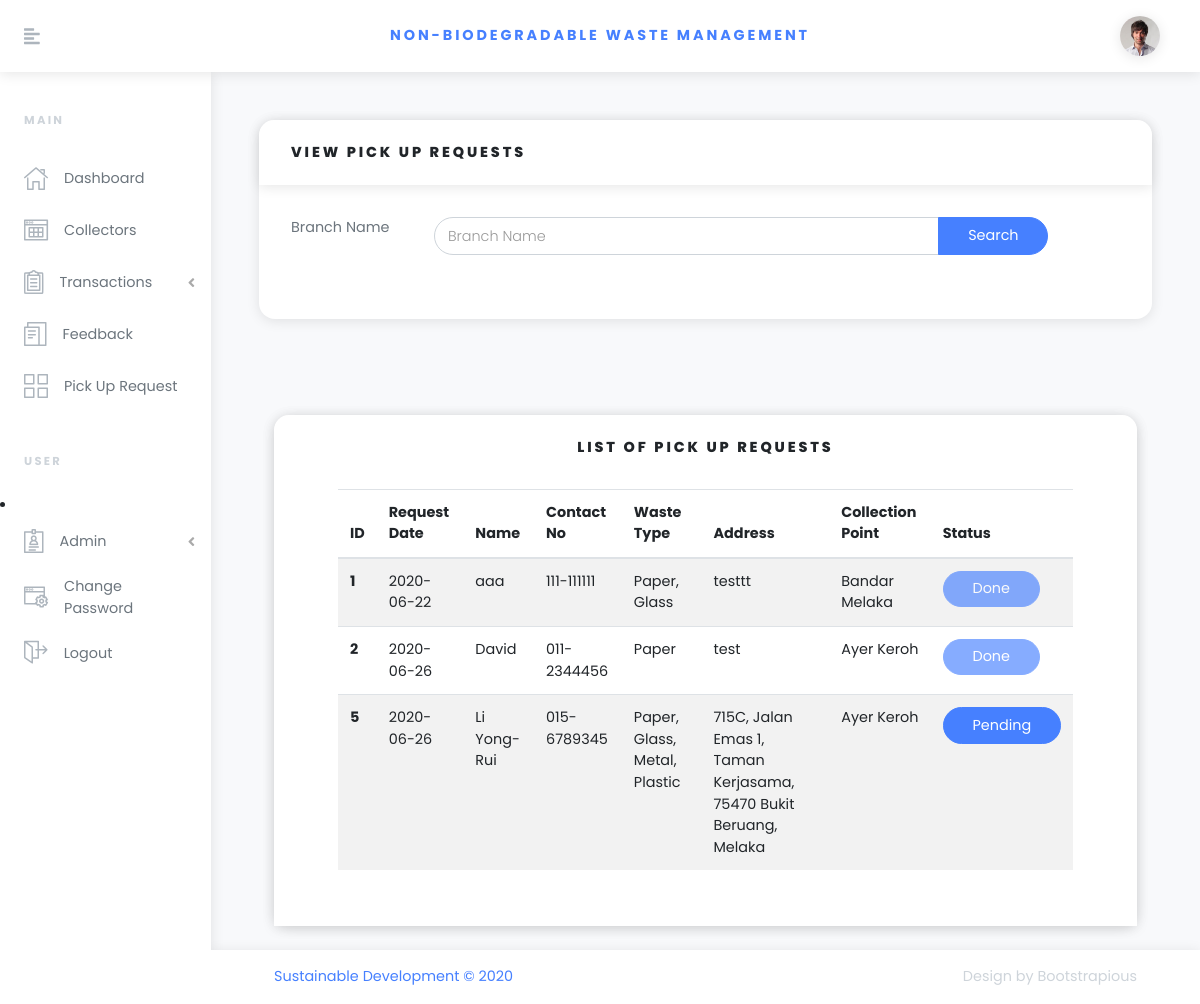
The page /viewrequest.php (signed in) on the database its author committed.
### tables this page shows
CREATE TABLE `pick_up_request` (
  `id` int(20) NOT NULL AUTO_INCREMENT,
  `name` varchar(30) DEFAULT NULL,
  `contact_no` varchar(20) DEFAULT NULL,
  `waste_type` varchar(255) DEFAULT NULL,
  `request_date` date DEFAULT '0000-00-00',
  `address` varchar(500) DEFAULT NULL,
  `cp_id` int(100) DEFAULT NULL,
  `status` varchar(255) DEFAULT 'Pending',
  `staff_id` int(11) DEFAULT NULL,
  `pickup_date` datetime DEFAULT '0000-00-00 00:00:00',
  PRIMARY KEY (`id`)
);

CREATE TABLE `collection_point` (
  `id` int(20) NOT NULL AUTO_INCREMENT,
  `name` varchar(200) NOT NULL,
  `phone_no` varchar(20) DEFAULT NULL,
  `fax_no` varchar(20) DEFAULT NULL,
  `social_media_tag` char(100) DEFAULT NULL,
  `address` varchar(300) DEFAULT NULL,
  `state` varchar(50) DEFAULT NULL,
  PRIMARY KEY (`id`)
);

### model/connection.php (called while the page is built, shortened)
<?php
class Connection
{
  private $mysqli = null;
  public function connect()
  {
    $this->mysqli = new mysqli(self::DB_HOST, self::DB_USER, self::DB_PASSWORD, self::DB_NAME);
    if ($this->mysqli->connect_errno)
    {
      echo $this->mysqli->connect_errno;
      echo $this->mysqli->connect_error;
      return false;
    }
    else
    {
      return true;
    }
  }
  public function query($str)
  {
    if ($result = $this->mysqli->query($str))
    {
      return $result->fetch_all(MYSQLI_ASSOC);
    }
    else
    {
      echo $this->mysqli->connect_errno;
      echo $this->mysqli->error;
      return array();
    }
  }
}
?>

### model/model.php (called while the page is built, shortened)
<?php
require_once 'connection.php';
class Model
{
  private static function generate_array($result)
  {
    $array = array();
    foreach ($result as $entry)
    {
      $var = new $class();
      $var->set_data($entry);
      array_push($array, $var);
    }
    return $array;
  }
  public static function all()
  {
    $result = $GLOBALS['connection']->query("SELECT * FROM ".static::TABLE_NAME);
    return static::generate_array($result);
  }
  public static function find($cond = '*')
  {
    $query = "SELECT * FROM ".static::TABLE_NAME." WHERE ".$cond." LIMIT 1 OFFSET 0";
    $result = $GLOBALS['connection']->query($query);
    if (count($result) == 0)
    {
      return null;
    }
    else
    {
      $array = static::generate_array($result);
      return $array[0];
    };
  }
  public static function get($id)
  {
    $query = "SELECT * FROM ".static::TABLE_NAME." WHERE id = ".$id;
    $result = $GLOBALS['connection']->query($query);
    if (count($result) > 0)
    {
      $var = new $class();
      $var->set_data($result[0]);
      return $var;
    }
    else
    {
      return null;
    }
  }
}
?>

### model/pick_up_request.php (called while the page is built, shortened)
<?php
require_once "model.php";
Class Pick_Up_Request extends Model
{
  public function __construct()
  {
    $this->data = ["id" => 0, "name" => "", "contact_no" => "", "waste_type" => "", "address" => "", "request_date" => "", "cp_id" => 0, "status" => "", "staff_id" => 0, "pickup_date" => ""];
  }
  public function get_id()
  {
    return $this->data['id'];
  }
  public function get_name()
  {
    return $this->data['name'];
  }
  public function get_contact_no()
  {
    return $this->data['contact_no'];
  }
  public function get_waste_type()
  {
    return $this->data['waste_type'];
  }
  public function get_address()
  {
    return $this->data['address'];
  }
  public function get_request_date()
  {
    return $this->data['request_date'];
  }
  public function get_cp_id()
  {
    return $this->data['cp_id'];
  }
  public function get_status()
  {
    return $this->data['status'];
  }
  public function set_data($source)
  {
    $this->data['id'] = intval($source['id']);
    $this->data['name'] = $source['name'];
    $this->data['contact_no'] = $source['contact_no'];
    $this->data['address'] = $source['address'];
    $this->data['waste_type'] = $source['waste_type'];
    $this->data['request_date'] = $source['request_date'];
    $this->data['cp_id'] = intval($source['cp_id']);
	$this->data['status'] = $source['status'];
  }
}
?>

### model/waste_type.php (called while the page is built, shortened)
<?php
require_once "model.php";
Class Waste_Type extends Model
{
  public function __construct()
  {
    $this->data = ["id" => 0, "name" => ""];
  }
  public function get_name()
  {
    return $this->data['name'];
  }
  public function set_data($source)
  {
    $this->data['name'] = $source['name'];
  }
}
?>

### model/collection_point.php (called while the page is built, shortened)
<?php
require_once "model.php";
Class Collection_Point extends Model
{
  public function __construct()
  {
    $this->data = ["id" => 0, "name" => "", "phone_no" => "", "fax_no" => "", "social_media_tag" => "", "address" => "", "state" => ""];
  }
  public function get_name()
  {
    return $this->data['name'];
  }
  public function set_data($source)
  {
    $this->data['name'] = $source['name'];
  }
}
?>

### viewrequest.php (the view, shortened to what this page needs)
<!DOCTYPE html>
<!DOCTYPE html>
<html>
<head>
    <link rel="stylesheet" href="vendor/bootstrap/css/bootstrap.min.css">
    <link rel="stylesheet" href="https://use.fontawesome.com/releases/v5.3.1/css/all.css">
    <link rel="stylesheet" href="css/orionicons.css">
    <link rel="stylesheet" href="css/style.default.css" id="theme-stylesheet">
    <link rel="stylesheet" href="css/custom.css">
</head>
<body>
    <?php include("header.php"); ?>
    <div class="d-flex align-items-stretch">
        <?php include("sidebar.php"); ?>
        <div class="page-holder w-100 d-flex flex-wrap">
            <div class="container-fluid px-xl-5">
                <section class="py-5">
                    <div class="row">
                        <div class="col-lg-12 mb-5">
                            <div class="card">
                                <div class="card-header">
                                    <h3 class="h6 text-uppercase mb-0">View Pick Up Requests</h3>
                                </div>
                                <div class="card-body">
                                    <form class="form-horizontal">
                                        <div class="form-group row">
                                            <label class="col-md-2 form-control-label">Branch Name</label>
                                            <div class="col-md-9">
                                                <div class="form-group">
                                                    <div class="input-group mb-3">
                                                        <?php
                                                        $search_string = "";
                                                        if ($search_string == "") {
                                                            echo "<input type=\"text\" placeholder=\"Branch Name\"";
                                                            echo "name=\"search_branch_input\"";
                                                            echo "aria-label=\"Branch Name\" aria-describedby=\"button-search\"";
                                                            echo "class=\"form-control\">";
                                                        } else {
                                                            echo "<input type=\"text\" placeholder=\"Branch Name\"";
                                                            echo "name=\"search_branch_input\"";
                                                            echo "aria-label=\"Branch Name\" aria-describedby=\"button-search\"";
                                                            echo "value=$search_string ";
                                                            echo "class=\"form-control\">";
                                                        }
                                                        ?>
                                                        <div class="input-group-append">
                                                            <button id="button-search" type="submit" class="btn btn-primary" name="search_request" formaction="viewrequest_post.php" formmethod="post">Search</button>
                                                        </div>
                                                    </div>
                                                </div>
                                            </div>
                                        </div>
                                    </form>
                                </div>
                            </div>
                        </div>
                    </div>
                </section>
                <div class="col-lg-12 mb-4" style="margin: auto">
                    <div class="card">
                        <div class="card-header">
                            <h6 class="text-uppercase mb-0" style="text-align: center;">List of Pick Up Requests</h6>
                            <div class="card-body">
                                <table class="table table-striped table-hover card-text">
                                    <thead>
                                        <tr>
                                            <th>ID</th>
                                            <th>Request Date</th>
                                            <th>Name</th>
                                            <th>Contact No</th>
                                            <th>Waste Type</th>
                                            <th>Address</th>
                                            <th>Collection Point</th>
                                            <th>Status</th>
                                        </tr>
                                    </thead>
                                    <tbody>
                                        <?php
                                        $items = array();
                                        if (isset($_SESSION["search_result"])) {
                                            $items = unserialize(serialize($_SESSION["search_result"]));
                                            $_SESSION["search_result"] = null;
                                        } else {
                                            $items = Pick_Up_Request::all();
                                        }
                                        foreach ($items as $item) {
                                            $item_id = $item->get_id();
                                            echo "<tr>";
                                            echo "<th scope=''row'>" . $item_id . "</th>";
                                            echo "<td>" . $item->get_request_date() . "</td>";
                                            echo "<td>" . $item->get_name() . "</td>";
                                            echo "<td>" . $item->get_contact_no() . "</td>";
                                            $waste_types_str = $item->get_waste_type();
                                            $waste_types = explode(", ", $waste_types_str);
                                            $wastes_types_names = '';
                                            for ($index = 0; $index < count($waste_types) - 1; $index++) {
                                                $type_name = Waste_Type::find("id=" . $waste_types[$index])->get_name();
                                                if ($index < count($waste_types) - 2) {
                                                    $wastes_types_names = $wastes_types_names . $type_name . ", ";
                                                } else {
                                                    $wastes_types_names = $wastes_types_names . $type_name;
                                                }
                                            }
                                            echo "<td>" . $wastes_types_names . "</td>";
                                            echo "<td>" . $item->get_address() . "</td>";
                                            $cp_id = $item->get_cp_id();
                                            $cp = Collection_Point::find("id=" . $cp_id);
                                            $cp_name = $cp->get_name();
                                            echo "<td>" . $cp_name . "</td>";
                                            echo "<td>";
                                            echo "<form>";
                                            echo "<div class='ml-auto'>";
                                            $status = $item->get_status();
                                            if ($status == "Pending") {
                                                echo "<button type='submit' class='btn btn-primary' name=\"pending\" formaction='viewrequest_post.php' formmethod='post'>Pending</button>";
                                            } else {
                                                echo "<button type='button' class='btn btn-primary' disabled>Done</button>";
                                            }
                                            echo "</div>";
                                            echo "</td>";
                                            echo "</tr>";
                                        }
                                        ?>
                                    </tbody>
                                </table>
                            </div>
                        </div>
                    </div>
                </div>
            </div>
            <?php include("footer.php"); ?>
        </div>
    </div>
    <?php include("javascript.php"); ?></body>
</html>

### rows shown on the page
pick_up_request: id "1", request_date "2020-06-22", name "aaa", contact_no "111-111111", wastes_types_names "Paper, Glass", address "testtt", status "Done"
collection_point: name "Bandar Melaka"
pick_up_request: id "2", request_date "2020-06-26", name "David", contact_no "011-2344456", wastes_types_names "Paper", address "test", collection_point.name "Ayer Keroh", status "Done"
pick_up_request: id "5", request_date "2020-06-26", name "Li Yong-Rui", contact_no "015-6789345", wastes_types_names "Paper, Glass, Metal, Plastic", address "715C, Jalan Emas 1, Taman Kerjasama, 75470 Bukit Beruang, Melaka", status "Pending"
collection_point: name "Ayer Keroh"
